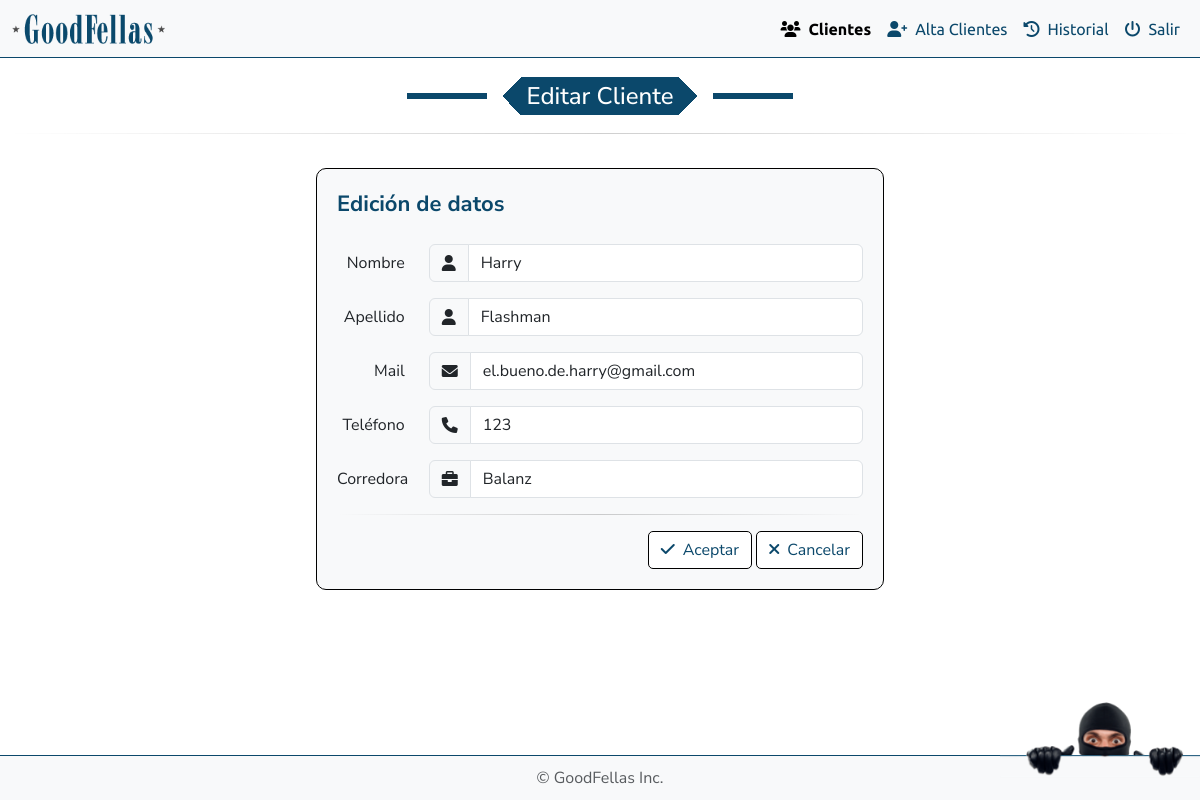
The app's page /funciones/editar_cliente.php with its own data.
### tables this page shows
CREATE TABLE `clientes` (
  `email` varchar(100) NOT NULL,
  `password` varchar(255) NOT NULL,
  `nombre` varchar(50) NOT NULL,
  `apellido` varchar(50) NOT NULL,
  `telefono` varchar(20) DEFAULT NULL,
  `corredora` varchar(100) DEFAULT NULL,
  `url` varchar(255) DEFAULT NULL,
  `cliente_id` int(11) NOT NULL
);

### public_html/funciones/editar_cliente.php (the view, shortened to what this page needs)
<?php
require_once '../../config/config.php';
$cliente_id = isset($_GET['cliente_id']) ? $_GET['cliente_id'] : 1;
if ($_SERVER["REQUEST_METHOD"] == "POST") {
    $nombre = $_POST['nombre'];
    $apellido = $_POST['apellido'];
    $email = $_POST['mail'];
    $telefono = $_POST['telefono'];
    $corredora = $_POST['corredora'];
    $sql = "UPDATE clientes SET nombre = ?, apellido = ?, email = ?, telefono = ?, corredora = ? WHERE cliente_id = ?";
    $stmt = $conn->prepare($sql);
    $stmt->bind_param("sssssi", $nombre, $apellido, $email, $telefono, $corredora, $cliente_id);
    if ($stmt->execute()) {
        header("Location: ../backend/lista_clientes.php");
        exit();
    } else {
        echo "Error al actualizar el registro: " . $conn->error;
    }
    $stmt->close();
} else {
    $sql = "SELECT nombre, apellido, email, telefono, corredora FROM clientes WHERE cliente_id = ?";
    $stmt = $conn->prepare($sql);
    $stmt->bind_param("i", $cliente_id);
    $stmt->execute();
    $stmt->bind_result($nombre, $apellido, $email, $telefono, $corredora);
}
?>
<!DOCTYPE html>
<html lang="es">
<head>
    <link rel="stylesheet" href="https://cdn.jsdelivr.net/npm/bootstrap@5.3.0-alpha3/dist/css/bootstrap.min.css">
    <link rel="stylesheet" href="https://cdnjs.cloudflare.com/ajax/libs/bootstrap-icons/1.10.3/font/bootstrap-icons.min.css">
    <link rel="stylesheet" href="https://cdnjs.cloudflare.com/ajax/libs/font-awesome/6.0.0-beta3/css/all.min.css">
    <link rel="stylesheet" href="../css/style.css">
</head>
<body>
    <nav class="navbar navbar-expand-lg navbar-light bg-light fixed-top">
        <div class="container-fluid">
            <a class="navbar-brand" href="#">
                <img src="../img/logo.png" alt="Logo" title="GoodFellas" />
            </a>
            <div class="collapse navbar-collapse" id="navbarNavDropdown">
                <ul class="navbar-nav ms-auto">
                    <li class="nav-item">
                        <a class="nav-link active" href="../backend/lista_clientes.php"><i class="fa-solid fa-users me-2"></i>Clientes
                        </a>
                    </li>
                    <li class="nav-item">
                        <a class="nav-link" href="../backend/alta_clientes.php"><i class="fa-solid fa-user-plus me-2"></i>Alta Clientes
                        </a>
                    </li>
                    <li class="nav-item">
                        <a class="nav-link" href="../backend/historial.php"><i class="fa-solid fa-clock-rotate-left me-2"></i>Historial
                        </a>
                    </li>
                    <li class="nav-item">
                        <a class="nav-link" href="../logout.php"><i class="fa-solid fa-power-off me-2"></i>Salir
                        </a>
                    </li>
                </ul>
            </div>
        </div>
    </nav>
    <div class="row mx-2 mt-navbar">
        <div class="col-12 text-center">
            <h4 class="fancy">Editar Cliente</h4>
        </div>
        <hr class="mod">
        <div class="col-3"></div>
        <div class="col-6 text-center">
            <div class="container-fluid my-4 efectivo">
                <h5 class="me-2 cartera titulo-botones mb-4">Edición de datos</h5>
                <form method="POST">
                    <div class="row mb-3 align-items-center">
                        <label for="nombre" class="col-sm-2 col-form-label text-right">Nombre</label>
                        <div class="col-sm-10">
                            <div class="input-group">
                                <span class="input-group-text bg-light"><i class="fa-solid fa-user"></i></span>
                                <input type="text" class="form-control" id="nombre" name="nombre" value="<?php echo htmlspecialchars($nombre); ?>" required autofocus>
                            </div>
                        </div>
                    </div>
                    <div class="row mb-3 align-items-center">
                        <label for="apellido" class="col-sm-2 col-form-label text-right">Apellido</label>
                        <div class="col-sm-10">
                            <div class="input-group">
                                <span class="input-group-text bg-light"><i class="fa-solid fa-user"></i></span>
                                <input type="text" class="form-control" id="apellido" name="apellido" value="<?php echo htmlspecialchars($apellido); ?>" required>
                            </div>
                        </div>
                    </div>
                    <div class="row mb-3 align-items-center">
                        <label for="mail" class="col-sm-2 col-form-label text-right">Mail</label>
                        <div class="col-sm-10">
                            <div class="input-group">
                                <span class="input-group-text bg-light"><i class="fa-solid fa-envelope"></i></span>
                                <input type="email" class="form-control" id="mail" name="mail" value="<?php echo htmlspecialchars($email); ?>" required>
                            </div>
                        </div>
                    </div>
                    <div class="row mb-3 align-items-center">
                        <label for="telefono" class="col-sm-2 col-form-label text-right">Teléfono</label>
                        <div class="col-sm-10">
                            <div class="input-group">
                                <span class="input-group-text bg-light"><i class="fa-solid fa-phone"></i></span>
                                <input type="text" class="form-control" id="telefono" name="telefono" value="<?php echo htmlspecialchars($telefono); ?>" required>
                            </div>
                        </div>
                    </div>
                    <div class="row mb-3 align-items-center">
                        <label for="corredora" class="col-sm-2 col-form-label text-right">Corredora</label>
                        <div class="col-sm-10">
                            <div class="input-group">
                                <span class="input-group-text bg-light"><i class="fa-solid fa-briefcase"></i></span>
                                <input type="text" class="form-control" id="corredora" name="corredora" value="<?php echo htmlspecialchars($corredora); ?>" required>
                            </div>
                        </div>
                    </div>
                    <hr class="mod mb-3">
                    <div class="text-right">
                        <button type="submit" class="btn btn-custom ver"><i class="fa-solid fa-check me-2"></i>Aceptar</button>
                        <a href="../backend/lista_clientes.php" class="btn btn-custom eliminar"><i class="fa-solid fa-xmark me-2"></i>Cancelar</a>
                    </div>
                </form>
            </div>
        </div>
        <div class="col-3"></div>
    </div>
    <img id="fixed-image" src="../img/chorro.png" alt="Imagen Fija" />
    <footer class="footer bg-light">
        <div class="container">
            <span class="text-muted">© GoodFellas Inc.</span>
        </div>
    </footer>
</body>
</html>

### public_html/css/style.css (style rules this page uses)
body { font-family: "Nunito Sans", serif; }
body { display: flex; flex-direction: column; min-height: 100vh; }
.footer { background-color: #f8f9fa; text-align: center; padding: 10px 0; border-top: 1px solid #0B486B; position: fixed; width: 100%; bottom: 0; }
.nav-link { color: #0B486B; font-family: "Ubuntu", serif; }
.nav-link.active { color: #0B486B; font-weight: bold; }
.fancy { --b: 6px; --w: 80px; --g: 15px; --c: #0B486B; width: fit-content; font-family: "Nunito Sans", serif; padding: 0 1em; line-height: 1.6em; color: #fff; background: conic-gradient(from 45deg at left ,var(--c) 25%,#0000 0) 0, conic-gradient(from -135deg at right,var(--c) 25%,#0000 0) 100%; background-size: 51% 100%; background-repeat: no-repeat; border-image: linear-gradient( #0000 calc(50% - var(--b)/2), var(--c) 0 calc(50% + var(--b)/2), #0000 0) 1/0 var(--w)/calc(var(--w) + var(--g)); margin-inline: auto; }
hr.mod { border: 0; height: 1px; background-image: linear-gradient(to right, rgba(0, 0, 0, 0), rgba(0, 0, 0, 0.75), rgba(0, 0, 0, 0)); margin: 10px 0px 10px 0px; }
h5 { font-weight: 300; font-size: 22px; line-height: 1.4em; color: #404040; font-family: "Nunito Sans", serif; }
.btn-custom { border: 1px solid #000000; background-color: #fff; color: #0B486B; border-radius: 5px; }
.efectivo { border: 1px solid black; border-radius: 10px; background-color: #f8f9fa; padding: 20px; align-items: center; justify-content: space-between; }
.titulo-botones { display: flex; flex-direction: column; align-items: flex-start; width: 100%; }
.cartera { color: #0B486B; font-weight: bold; }
.navbar { border-bottom: 1px solid #0B486B; }
.navbar-brand { left: 1rem; }
.navbar-brand img { height: 30px; }
.mt-navbar { margin-top: 77px; }
.text-right { text-align: right; }
form label { display: block; text-align: right; }
#fixed-image { position: fixed; bottom: 22.81px; right: 0; z-index: 9999; width: 200px; }

### records on screen
clientes: nombre "Harry", apellido "Flashman", mail "el.bueno.de.harry@gmail.com", telefono "123", corredora "Balanz"
